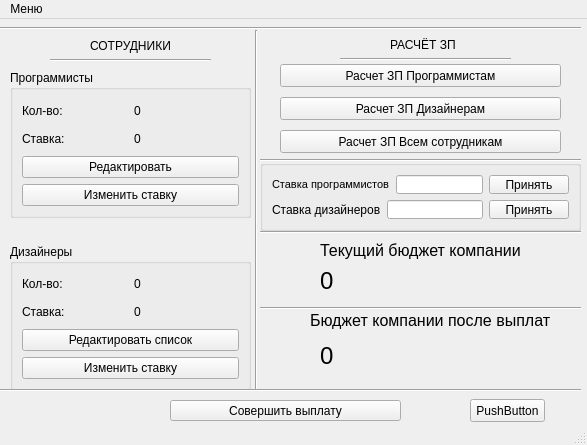
<?xml version="1.0" encoding="UTF-8"?>
<ui version="4.0">
 <class>MainWindow</class>
 <widget class="QMainWindow" name="MainWindow">
  <property name="geometry">
   <rect>
    <x>0</x>
    <y>0</y>
    <width>587</width>
    <height>445</height>
   </rect>
  </property>
  <property name="minimumSize">
   <size>
    <width>587</width>
    <height>445</height>
   </size>
  </property>
  <property name="maximumSize">
   <size>
    <width>587</width>
    <height>445</height>
   </size>
  </property>
  <property name="windowTitle">
   <string>MainWindow</string>
  </property>
  <widget class="QWidget" name="centralwidget">
   <widget class="QStackedWidget" name="stackedWidget">
    <property name="geometry">
     <rect>
      <x>0</x>
      <y>0</y>
      <width>581</width>
      <height>411</height>
     </rect>
    </property>
    <property name="currentIndex">
     <number>0</number>
    </property>
    <widget class="QWidget" name="main">
     <widget class="Line" name="line_3">
      <property name="geometry">
       <rect>
        <x>50</x>
        <y>31</y>
        <width>161</width>
        <height>20</height>
       </rect>
      </property>
      <property name="orientation">
       <enum>Qt::Horizontal</enum>
      </property>
     </widget>
     <widget class="Line" name="line_4">
      <property name="geometry">
       <rect>
        <x>-10</x>
        <y>1</y>
        <width>651</width>
        <height>16</height>
       </rect>
      </property>
      <property name="orientation">
       <enum>Qt::Horizontal</enum>
      </property>
     </widget>
     <widget class="QPushButton" name="zpP">
      <property name="geometry">
       <rect>
        <x>280</x>
        <y>45</y>
        <width>281</width>
        <height>23</height>
       </rect>
      </property>
      <property name="text">
       <string>Расчет ЗП Программистам</string>
      </property>
     </widget>
     <widget class="QLabel" name="afterPay">
      <property name="geometry">
       <rect>
        <x>320</x>
        <y>241</y>
        <width>261</width>
        <height>41</height>
       </rect>
      </property>
      <property name="font">
       <font>
        <pointsize>18</pointsize>
        <weight>50</weight>
        <bold>false</bold>
       </font>
      </property>
      <property name="text">
       <string>0</string>
      </property>
     </widget>
     <widget class="QLabel" name="beforePay">
      <property name="geometry">
       <rect>
        <x>320</x>
        <y>321</y>
        <width>251</width>
        <height>31</height>
       </rect>
      </property>
      <property name="font">
       <font>
        <pointsize>18</pointsize>
       </font>
      </property>
      <property name="text">
       <string>0</string>
      </property>
     </widget>
     <widget class="QPushButton" name="ready">
      <property name="geometry">
       <rect>
        <x>170</x>
        <y>381</y>
        <width>231</width>
        <height>21</height>
       </rect>
      </property>
      <property name="text">
       <string>Совершить выплату</string>
      </property>
     </widget>
     <widget class="QLabel" name="label_p">
      <property name="geometry">
       <rect>
        <x>270</x>
        <y>151</y>
        <width>311</width>
        <height>51</height>
       </rect>
      </property>
      <property name="font">
       <font>
        <pointsize>9</pointsize>
       </font>
      </property>
      <property name="text">
       <string/>
      </property>
     </widget>
     <widget class="QGroupBox" name="groupBox_3">
      <property name="geometry">
       <rect>
        <x>260</x>
        <y>141</y>
        <width>321</width>
        <height>71</height>
       </rect>
      </property>
      <property name="title">
       <string/>
      </property>
      <layout class="QVBoxLayout" name="verticalLayout_6">
       <item>
        <layout class="QHBoxLayout" name="horizontalLayout_5">
         <item>
          <widget class="QLabel" name="label_5">
           <property name="font">
            <font>
             <pointsize>8</pointsize>
            </font>
           </property>
           <property name="text">
            <string>Ставка программистов</string>
           </property>
          </widget>
         </item>
         <item>
          <widget class="QLineEdit" name="lineEdit_p"/>
         </item>
         <item>
          <widget class="QPushButton" name="ok1">
           <property name="text">
            <string>Принять</string>
           </property>
          </widget>
         </item>
        </layout>
       </item>
       <item>
        <layout class="QHBoxLayout" name="horizontalLayout_6">
         <item>
          <widget class="QLabel" name="label_8">
           <property name="text">
            <string>Ставка дизайнеров</string>
           </property>
          </widget>
         </item>
         <item>
          <widget class="QLineEdit" name="lineEdit_d"/>
         </item>
         <item>
          <widget class="QPushButton" name="ok2">
           <property name="text">
            <string>Принять</string>
           </property>
          </widget>
         </item>
        </layout>
       </item>
      </layout>
     </widget>
     <widget class="Line" name="line">
      <property name="geometry">
       <rect>
        <x>221</x>
        <y>11</y>
        <width>71</width>
        <height>361</height>
       </rect>
      </property>
      <property name="orientation">
       <enum>Qt::Vertical</enum>
      </property>
     </widget>
     <widget class="QLabel" name="label_3">
      <property name="geometry">
       <rect>
        <x>320</x>
        <y>221</y>
        <width>211</width>
        <height>21</height>
       </rect>
      </property>
      <property name="font">
       <font>
        <pointsize>12</pointsize>
       </font>
      </property>
      <property name="text">
       <string>Текущий бюджет компании</string>
      </property>
     </widget>
     <widget class="QPushButton" name="zpD">
      <property name="geometry">
       <rect>
        <x>280</x>
        <y>78</y>
        <width>281</width>
        <height>23</height>
       </rect>
      </property>
      <property name="text">
       <string>Расчет ЗП Дизайнерам</string>
      </property>
     </widget>
     <widget class="QPushButton" name="zpAll">
      <property name="geometry">
       <rect>
        <x>280</x>
        <y>111</y>
        <width>281</width>
        <height>23</height>
       </rect>
      </property>
      <property name="text">
       <string>Расчет ЗП Всем сотрудникам</string>
      </property>
     </widget>
     <widget class="Line" name="line_6">
      <property name="geometry">
       <rect>
        <x>260</x>
        <y>203</y>
        <width>361</width>
        <height>21</height>
       </rect>
      </property>
      <property name="orientation">
       <enum>Qt::Horizontal</enum>
      </property>
     </widget>
     <widget class="QWidget" name="layoutWidget">
      <property name="geometry">
       <rect>
        <x>10</x>
        <y>51</y>
        <width>241</width>
        <height>321</height>
       </rect>
      </property>
      <layout class="QVBoxLayout" name="verticalLayout_5">
       <item>
        <widget class="QGroupBox" name="groupBox">
         <property name="title">
          <string>Программисты</string>
         </property>
         <layout class="QVBoxLayout" name="verticalLayout_4">
          <item>
           <layout class="QVBoxLayout" name="verticalLayout">
            <item>
             <layout class="QHBoxLayout" name="horizontalLayout_2">
              <item>
               <widget class="QLabel" name="label_2">
                <property name="text">
                 <string>Кол-во:</string>
                </property>
               </widget>
              </item>
              <item>
               <widget class="QLabel" name="cntP">
                <property name="text">
                 <string>0</string>
                </property>
               </widget>
              </item>
             </layout>
            </item>
            <item>
             <layout class="QHBoxLayout" name="horizontalLayout">
              <item>
               <widget class="QLabel" name="stP">
                <property name="text">
                 <string>Ставка:</string>
                </property>
               </widget>
              </item>
              <item>
               <widget class="QLabel" name="stPP">
                <property name="text">
                 <string>0</string>
                </property>
               </widget>
              </item>
             </layout>
            </item>
            <item>
             <widget class="QPushButton" name="pushButton">
              <property name="text">
               <string>Редактировать</string>
              </property>
             </widget>
            </item>
            <item>
             <widget class="QPushButton" name="pushButton_4">
              <property name="text">
               <string>Изменить ставку</string>
              </property>
             </widget>
            </item>
           </layout>
          </item>
         </layout>
        </widget>
       </item>
       <item>
        <spacer name="horizontalSpacer">
         <property name="orientation">
          <enum>Qt::Horizontal</enum>
         </property>
         <property name="sizeHint" stdset="0">
          <size>
           <width>40</width>
           <height>20</height>
          </size>
         </property>
        </spacer>
       </item>
       <item>
        <widget class="QGroupBox" name="groupBox_2">
         <property name="title">
          <string>Дизайнеры</string>
         </property>
         <layout class="QVBoxLayout" name="verticalLayout_3">
          <item>
           <layout class="QVBoxLayout" name="verticalLayout_2">
            <item>
             <layout class="QHBoxLayout" name="horizontalLayout_3">
              <item>
               <widget class="QLabel" name="label_6">
                <property name="text">
                 <string>Кол-во:</string>
                </property>
               </widget>
              </item>
              <item>
               <widget class="QLabel" name="cntD">
                <property name="text">
                 <string>0</string>
                </property>
               </widget>
              </item>
             </layout>
            </item>
            <item>
             <layout class="QHBoxLayout" name="horizontalLayout_4">
              <item>
               <widget class="QLabel" name="stD">
                <property name="text">
                 <string>Ставка:</string>
                </property>
               </widget>
              </item>
              <item>
               <widget class="QLabel" name="stDD">
                <property name="text">
                 <string>0</string>
                </property>
               </widget>
              </item>
             </layout>
            </item>
            <item>
             <widget class="QPushButton" name="pushButton_2">
              <property name="text">
               <string>Редактировать список</string>
              </property>
             </widget>
            </item>
            <item>
             <widget class="QPushButton" name="pushButton_3">
              <property name="text">
               <string>Изменить ставку</string>
              </property>
             </widget>
            </item>
           </layout>
          </item>
         </layout>
        </widget>
       </item>
      </layout>
     </widget>
     <widget class="Line" name="line_5">
      <property name="geometry">
       <rect>
        <x>260</x>
        <y>131</y>
        <width>351</width>
        <height>20</height>
       </rect>
      </property>
      <property name="orientation">
       <enum>Qt::Horizontal</enum>
      </property>
     </widget>
     <widget class="QLabel" name="label_7">
      <property name="geometry">
       <rect>
        <x>310</x>
        <y>291</y>
        <width>281</width>
        <height>21</height>
       </rect>
      </property>
      <property name="font">
       <font>
        <pointsize>12</pointsize>
       </font>
      </property>
      <property name="text">
       <string>Бюджет компании после выплат</string>
      </property>
     </widget>
     <widget class="Line" name="line_2">
      <property name="geometry">
       <rect>
        <x>-40</x>
        <y>361</y>
        <width>631</width>
        <height>20</height>
       </rect>
      </property>
      <property name="orientation">
       <enum>Qt::Horizontal</enum>
      </property>
     </widget>
     <widget class="QLabel" name="label">
      <property name="geometry">
       <rect>
        <x>90</x>
        <y>11</y>
        <width>101</width>
        <height>31</height>
       </rect>
      </property>
      <property name="font">
       <font>
        <pointsize>9</pointsize>
        <weight>50</weight>
        <bold>false</bold>
       </font>
      </property>
      <property name="text">
       <string>СОТРУДНИКИ</string>
      </property>
     </widget>
     <widget class="QLabel" name="label_4">
      <property name="geometry">
       <rect>
        <x>390</x>
        <y>10</y>
        <width>91</width>
        <height>31</height>
       </rect>
      </property>
      <property name="font">
       <font>
        <pointsize>9</pointsize>
       </font>
      </property>
      <property name="text">
       <string>РАСЧЁТ ЗП</string>
      </property>
     </widget>
     <widget class="Line" name="line_9">
      <property name="geometry">
       <rect>
        <x>340</x>
        <y>30</y>
        <width>171</width>
        <height>21</height>
       </rect>
      </property>
      <property name="orientation">
       <enum>Qt::Horizontal</enum>
      </property>
     </widget>
     <widget class="Line" name="line_7">
      <property name="geometry">
       <rect>
        <x>260</x>
        <y>281</y>
        <width>351</width>
        <height>16</height>
       </rect>
      </property>
      <property name="orientation">
       <enum>Qt::Horizontal</enum>
      </property>
     </widget>
     <widget class="Line" name="line_8">
      <property name="geometry">
       <rect>
        <x>-20</x>
        <y>411</y>
        <width>631</width>
        <height>20</height>
       </rect>
      </property>
      <property name="orientation">
       <enum>Qt::Horizontal</enum>
      </property>
     </widget>
     <widget class="QPushButton" name="pushButton_6">
      <property name="geometry">
       <rect>
        <x>470</x>
        <y>380</y>
        <width>75</width>
        <height>23</height>
       </rect>
      </property>
      <property name="text">
       <string>PushButton</string>
      </property>
     </widget>
    </widget>
    <widget class="QWidget" name="user">
     <widget class="QPushButton" name="pushButton_5">
      <property name="geometry">
       <rect>
        <x>9</x>
        <y>9</y>
        <width>75</width>
        <height>23</height>
       </rect>
      </property>
      <property name="text">
       <string>Назад</string>
      </property>
     </widget>
     <widget class="QLabel" name="user_data">
      <property name="geometry">
       <rect>
        <x>-20</x>
        <y>200</y>
        <width>601</width>
        <height>71</height>
       </rect>
      </property>
      <property name="font">
       <font>
        <pointsize>16</pointsize>
       </font>
      </property>
      <property name="text">
       <string>Данные</string>
      </property>
      <property name="alignment">
       <set>Qt::AlignCenter</set>
      </property>
     </widget>
     <widget class="QFrame" name="profile_image">
      <property name="geometry">
       <rect>
        <x>210</x>
        <y>50</y>
        <width>140</width>
        <height>140</height>
       </rect>
      </property>
      <property name="minimumSize">
       <size>
        <width>140</width>
        <height>140</height>
       </size>
      </property>
      <property name="maximumSize">
       <size>
        <width>140</width>
        <height>140</height>
       </size>
      </property>
      <property name="frameShape">
       <enum>QFrame::StyledPanel</enum>
      </property>
      <property name="frameShadow">
       <enum>QFrame::Raised</enum>
      </property>
     </widget>
    </widget>
   </widget>
  </widget>
  <widget class="QStatusBar" name="statusbar"/>
  <widget class="QMenuBar" name="menuBar">
   <property name="geometry">
    <rect>
     <x>0</x>
     <y>0</y>
     <width>587</width>
     <height>21</height>
    </rect>
   </property>
   <widget class="QMenu" name="menu">
    <property name="title">
     <string>Меню</string>
    </property>
    <addaction name="action"/>
   </widget>
   <addaction name="menu"/>
  </widget>
  <action name="action">
   <property name="text">
    <string>Личный кабинет</string>
   </property>
  </action>
 </widget>
 <resources/>
 <connections>
  <connection>
   <sender>pushButton_4</sender>
   <signal>clicked()</signal>
   <receiver>lineEdit_p</receiver>
   <slot>show()</slot>
   <hints>
    <hint type="sourcelabel">
     <x>178</x>
     <y>184</y>
    </hint>
    <hint type="destinationlabel">
     <x>438</x>
     <y>182</y>
    </hint>
   </hints>
  </connection>
  <connection>
   <sender>ok2</sender>
   <signal>clicked()</signal>
   <receiver>label_p</receiver>
   <slot>show()</slot>
   <hints>
    <hint type="sourcelabel">
     <x>558</x>
     <y>212</y>
    </hint>
    <hint type="destinationlabel">
     <x>522</x>
     <y>276</y>
    </hint>
   </hints>
  </connection>
  <connection>
   <sender>pushButton_3</sender>
   <signal>clicked()</signal>
   <receiver>lineEdit_d</receiver>
   <slot>show()</slot>
   <hints>
    <hint type="sourcelabel">
     <x>219</x>
     <y>364</y>
    </hint>
    <hint type="destinationlabel">
     <x>418</x>
     <y>218</y>
    </hint>
   </hints>
  </connection>
  <connection>
   <sender>pushButton_4</sender>
   <signal>clicked()</signal>
   <receiver>ok1</receiver>
   <slot>show()</slot>
   <hints>
    <hint type="sourcelabel">
     <x>125</x>
     <y>178</y>
    </hint>
    <hint type="destinationlabel">
     <x>533</x>
     <y>182</y>
    </hint>
   </hints>
  </connection>
  <connection>
   <sender>ok2</sender>
   <signal>clicked()</signal>
   <receiver>lineEdit_d</receiver>
   <slot>hide()</slot>
   <hints>
    <hint type="sourcelabel">
     <x>529</x>
     <y>213</y>
    </hint>
    <hint type="destinationlabel">
     <x>442</x>
     <y>211</y>
    </hint>
   </hints>
  </connection>
  <connection>
   <sender>ok1</sender>
   <signal>clicked()</signal>
   <receiver>ok1</receiver>
   <slot>hide()</slot>
   <hints>
    <hint type="sourcelabel">
     <x>555</x>
     <y>183</y>
    </hint>
    <hint type="destinationlabel">
     <x>552</x>
     <y>186</y>
    </hint>
   </hints>
  </connection>
  <connection>
   <sender>ok2</sender>
   <signal>clicked()</signal>
   <receiver>ok2</receiver>
   <slot>hide()</slot>
   <hints>
    <hint type="sourcelabel">
     <x>538</x>
     <y>208</y>
    </hint>
    <hint type="destinationlabel">
     <x>549</x>
     <y>210</y>
    </hint>
   </hints>
  </connection>
  <connection>
   <sender>ok1</sender>
   <signal>clicked()</signal>
   <receiver>label_p</receiver>
   <slot>show()</slot>
   <hints>
    <hint type="sourcelabel">
     <x>557</x>
     <y>184</y>
    </hint>
    <hint type="destinationlabel">
     <x>495</x>
     <y>297</y>
    </hint>
   </hints>
  </connection>
  <connection>
   <sender>ok2</sender>
   <signal>clicked()</signal>
   <receiver>pushButton_3</receiver>
   <slot>show()</slot>
   <hints>
    <hint type="sourcelabel">
     <x>528</x>
     <y>208</y>
    </hint>
    <hint type="destinationlabel">
     <x>169</x>
     <y>366</y>
    </hint>
   </hints>
  </connection>
  <connection>
   <sender>ok2</sender>
   <signal>clicked()</signal>
   <receiver>label_8</receiver>
   <slot>hide()</slot>
   <hints>
    <hint type="sourcelabel">
     <x>528</x>
     <y>212</y>
    </hint>
    <hint type="destinationlabel">
     <x>308</x>
     <y>212</y>
    </hint>
   </hints>
  </connection>
  <connection>
   <sender>ok1</sender>
   <signal>clicked()</signal>
   <receiver>lineEdit_p</receiver>
   <slot>hide()</slot>
   <hints>
    <hint type="sourcelabel">
     <x>549</x>
     <y>182</y>
    </hint>
    <hint type="destinationlabel">
     <x>473</x>
     <y>187</y>
    </hint>
   </hints>
  </connection>
  <connection>
   <sender>pushButton_3</sender>
   <signal>clicked()</signal>
   <receiver>ok2</receiver>
   <slot>show()</slot>
   <hints>
    <hint type="sourcelabel">
     <x>223</x>
     <y>367</y>
    </hint>
    <hint type="destinationlabel">
     <x>528</x>
     <y>213</y>
    </hint>
   </hints>
  </connection>
  <connection>
   <sender>ok1</sender>
   <signal>clicked()</signal>
   <receiver>pushButton_4</receiver>
   <slot>show()</slot>
   <hints>
    <hint type="sourcelabel">
     <x>541</x>
     <y>183</y>
    </hint>
    <hint type="destinationlabel">
     <x>163</x>
     <y>179</y>
    </hint>
   </hints>
  </connection>
  <connection>
   <sender>pushButton_4</sender>
   <signal>clicked()</signal>
   <receiver>pushButton_4</receiver>
   <slot>hide()</slot>
   <hints>
    <hint type="sourcelabel">
     <x>121</x>
     <y>174</y>
    </hint>
    <hint type="destinationlabel">
     <x>151</x>
     <y>178</y>
    </hint>
   </hints>
  </connection>
  <connection>
   <sender>pushButton_3</sender>
   <signal>clicked()</signal>
   <receiver>pushButton_3</receiver>
   <slot>hide()</slot>
   <hints>
    <hint type="sourcelabel">
     <x>174</x>
     <y>364</y>
    </hint>
    <hint type="destinationlabel">
     <x>178</x>
     <y>368</y>
    </hint>
   </hints>
  </connection>
  <connection>
   <sender>ok1</sender>
   <signal>clicked()</signal>
   <receiver>label_5</receiver>
   <slot>hide()</slot>
   <hints>
    <hint type="sourcelabel">
     <x>532</x>
     <y>182</y>
    </hint>
    <hint type="destinationlabel">
     <x>379</x>
     <y>182</y>
    </hint>
   </hints>
  </connection>
  <connection>
   <sender>pushButton_4</sender>
   <signal>clicked()</signal>
   <receiver>label_5</receiver>
   <slot>show()</slot>
   <hints>
    <hint type="sourcelabel">
     <x>164</x>
     <y>172</y>
    </hint>
    <hint type="destinationlabel">
     <x>297</x>
     <y>187</y>
    </hint>
   </hints>
  </connection>
  <connection>
   <sender>pushButton_3</sender>
   <signal>clicked()</signal>
   <receiver>label_8</receiver>
   <slot>show()</slot>
   <hints>
    <hint type="sourcelabel">
     <x>183</x>
     <y>372</y>
    </hint>
    <hint type="destinationlabel">
     <x>305</x>
     <y>214</y>
    </hint>
   </hints>
  </connection>
  <connection>
   <sender>pushButton_3</sender>
   <signal>clicked()</signal>
   <receiver>label_p</receiver>
   <slot>hide()</slot>
   <hints>
    <hint type="sourcelabel">
     <x>193</x>
     <y>367</y>
    </hint>
    <hint type="destinationlabel">
     <x>414</x>
     <y>375</y>
    </hint>
   </hints>
  </connection>
  <connection>
   <sender>pushButton_4</sender>
   <signal>clicked()</signal>
   <receiver>label_p</receiver>
   <slot>hide()</slot>
   <hints>
    <hint type="sourcelabel">
     <x>150</x>
     <y>183</y>
    </hint>
    <hint type="destinationlabel">
     <x>407</x>
     <y>298</y>
    </hint>
   </hints>
  </connection>
 </connections>
</ui>
